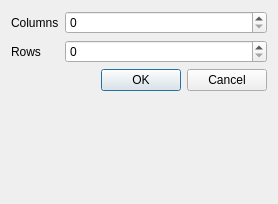
<?xml version="1.0" encoding="UTF-8"?>
<ui version="4.0">
 <class>TableSizeDialog</class>
 <widget class="QDialog" name="TableSizeDialog">
  <property name="geometry">
   <rect>
    <x>0</x>
    <y>0</y>
    <width>278</width>
    <height>204</height>
   </rect>
  </property>
  <property name="windowTitle">
   <string>Dialog</string>
  </property>
  <layout class="QFormLayout" name="formLayout">
   <item row="0" column="0">
    <widget class="QLabel" name="label">
     <property name="text">
      <string>Columns</string>
     </property>
    </widget>
   </item>
   <item row="0" column="1">
    <widget class="QSpinBox" name="columnsSB"/>
   </item>
   <item row="1" column="0">
    <widget class="QLabel" name="label_2">
     <property name="text">
      <string>Rows</string>
     </property>
    </widget>
   </item>
   <item row="1" column="1">
    <widget class="QSpinBox" name="rowsSB"/>
   </item>
   <item row="2" column="0" colspan="2">
    <widget class="QDialogButtonBox" name="buttonBox">
     <property name="orientation">
      <enum>Qt::Horizontal</enum>
     </property>
     <property name="standardButtons">
      <set>QDialogButtonBox::Cancel|QDialogButtonBox::Ok</set>
     </property>
    </widget>
   </item>
  </layout>
 </widget>
 <resources/>
 <connections>
  <connection>
   <sender>buttonBox</sender>
   <signal>accepted()</signal>
   <receiver>TableSizeDialog</receiver>
   <slot>accept()</slot>
   <hints>
    <hint type="sourcelabel">
     <x>248</x>
     <y>254</y>
    </hint>
    <hint type="destinationlabel">
     <x>157</x>
     <y>274</y>
    </hint>
   </hints>
  </connection>
  <connection>
   <sender>buttonBox</sender>
   <signal>rejected()</signal>
   <receiver>TableSizeDialog</receiver>
   <slot>reject()</slot>
   <hints>
    <hint type="sourcelabel">
     <x>316</x>
     <y>260</y>
    </hint>
    <hint type="destinationlabel">
     <x>286</x>
     <y>274</y>
    </hint>
   </hints>
  </connection>
 </connections>
</ui>
